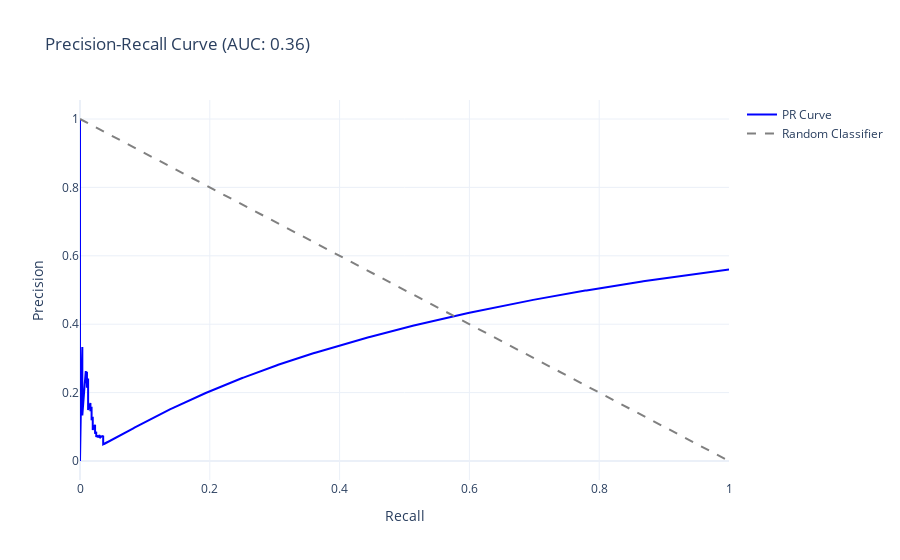

Notebook code cell kept with this figure:
### Markdown cell above
Plot precision-recall curve

### Code cell
y_true_binary = np.array(y_true, dtype=int)

# Calculate precision-recall values
precision_values, recall_values, _ = precision_recall_curve(y_true_binary, probabilities)
pr_auc = auc(recall_values, precision_values)

# Calculate ROC curve values
fpr, tpr, _ = roc_curve(y_true_binary, probabilities)
roc_auc = auc(fpr, tpr)

# Plot PR curve
fig_pr = go.Figure()
fig_pr.add_trace(go.Scatter(
    x=recall_values, y=precision_values,
    mode='lines', name='PR Curve',
    line=dict(color='blue', width=2)
))
fig_pr.add_trace(go.Scatter(
    x=[0, 1], y=[1, 0],
    mode='lines', name='Random Classifier',
    line=dict(dash='dash', color='gray')
))
fig_pr.update_layout(
    title=f'Precision-Recall Curve (AUC: {pr_auc:.2f})',
    xaxis_title='Recall',
    yaxis_title='Precision',
    template='plotly_white'
)
fig_pr.show()

# Plot ROC curve
fig_roc = go.Figure()
fig_roc.add_trace(go.Scatter(
    x=fpr, y=tpr,
    mode='lines', name='ROC Curve',
    line=dict(color='red', width=2)
))
fig_roc.add_trace(go.Scatter(
    x=[0, 1], y=[0, 1],
    mode='lines', name='Random Classifier',
    line=dict(dash='dash', color='gray')
))
fig_roc.update_layout(
    title=f'Receiver Operating Characteristic (AUC: {roc_auc:.2f})',
    xaxis_title='False Positive Rate (FPR)',
    yaxis_title='True Positive Rate (TPR)',
    template='plotly_white'
)
fig_roc.show()

# Print AUC values
print(f"PR AUC: {pr_auc:.2f}")
print(f"ROC AUC: {roc_auc:.2f}")

### Figure 1 — Plotly figure (JSON) as saved in the notebook; plotly's stock layout.template omitted (floating-point values rounded to 4 significant figures; data arrays with more than 128 entries replaced by an {"elided": "..."} marker saying what was removed)
{"data": [{"line": {"color": "blue", "width": 2}, "mode": "lines", "name": "PR Curve", "type": "scatter", "x": {"elided": "1001 float values"}, "y": {"elided": "1001 float values"}}, {"line": {"color": "gray", "dash": "dash"}, "mode": "lines", "name": "Random Classifier", "type": "scatter", "x": [0, 1], "y": [1, 0]}], "layout": {"title": {"text": "Precision-Recall Curve (AUC: 0.36)"}, "xaxis": {"title": {"text": "Recall"}}, "yaxis": {"title": {"text": "Precision"}}}}
